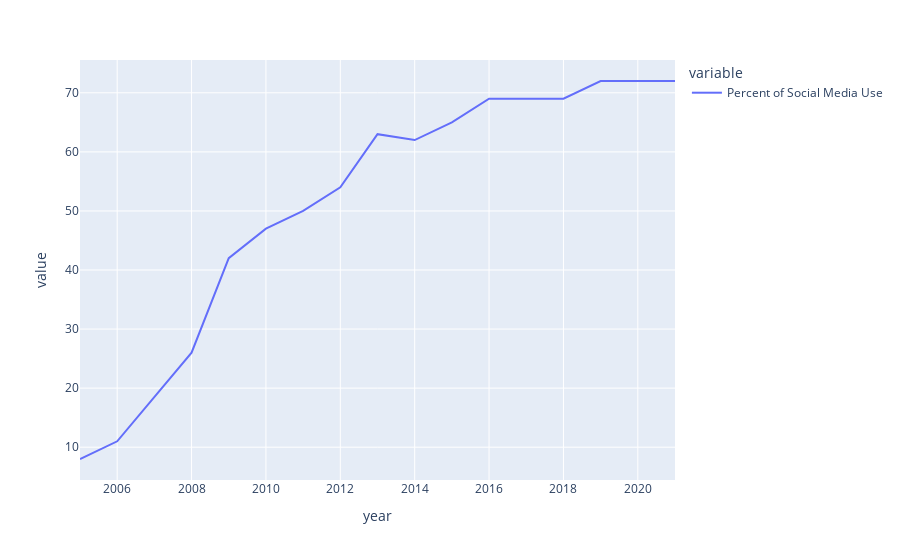

Here is the notebook cell this chart was saved with:
### Code cell
px.line(sm_combined,x='year',y='value',color='variable')

### Figure 1 — Plotly figure (JSON) as saved in the notebook; plotly's stock layout.template omitted (floating-point values rounded to 4 significant figures)
{"data": [{"hovertemplate": "variable=Percent of Social Media Use<br>year=%{x}<br>value=%{y}<extra></extra>", "legendgroup": "Percent of Social Media Use", "line": {"color": "#636efa", "dash": "solid"}, "marker": {"symbol": "circle"}, "mode": "lines", "name": "Percent of Social Media Use", "orientation": "v", "showlegend": true, "type": "scatter", "x": [2005, 2006, 2008, 2009, 2010, 2011, 2012, 2013, 2014, 2015, 2016, 2018, 2019, 2021], "xaxis": "x", "y": [8, 11, 26, 42, 47, 50, 54, 63, 62, 65, 69, 69, 72, 72], "yaxis": "y"}], "layout": {"legend": {"title": {"text": "variable"}, "tracegroupgap": 0}, "margin": {"t": 60}, "xaxis": {"anchor": "y", "domain": [0, 1], "title": {"text": "year"}}, "yaxis": {"anchor": "x", "domain": [0, 1], "title": {"text": "value"}}}}
